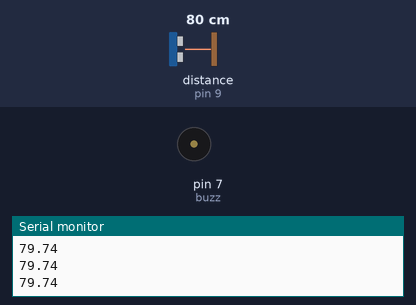
Recording of a sketch running on a simulated Arduino Uno, built with avr-gcc and run on an emulated ATmega328P. Parts: buzzer (waves = sounding, pin HIGH), the last lines printed to the serial monitor. Wiring (inferred from the names in the program): ultrasonic range finder: trigger pin 10; echo pin 9. The inputs (shaded band) are chosen by the test bench; at power-on: distance to the obstacle (sensor on pin 9) 80 cm. The echo pulse lasts 58.3 µs per cm; pins used as bus, display or sensor lines are not drawn.

Above: at 1.2 s.
1.3 s: distance to the obstacle (sensor on pin 9) set to 7 cm
2.9 s: distance to the obstacle (sensor on pin 9) set to 4 cm
At 3.7 s:
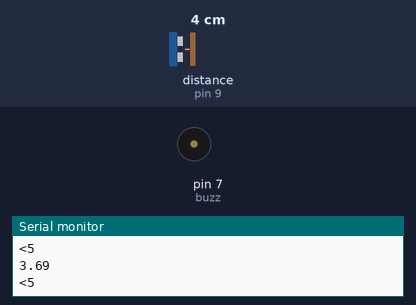
5.9 s: distance to the obstacle (sensor on pin 9) set to 9 cm
At 6.2 s:
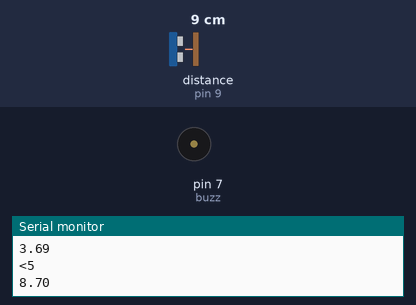
7.4 s: distance to the obstacle (sensor on pin 9) set to 2 cm
At 8.0 s:
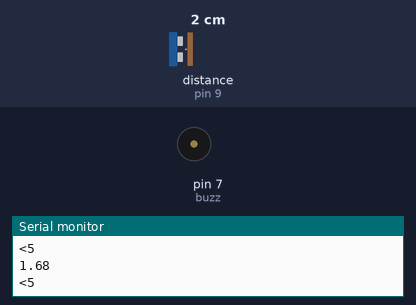
Timing chart, 0 to 11.4 s (numbered marks = the images above; inputs shaded):
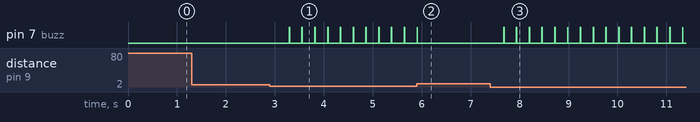

Measured:
- the behaviour switches between 6 and 5 cm on distance to the obstacle (sensor on pin 9) (found by bisection; images 0 and 1)
- after the input at 2.9 s, pin 7 (buzz): alternates HIGH for 0.01 s and LOW for 0.25 s, starting after 0.39 s
- after the input at 5.9 s, pin 7 (buzz): goes on until 5.9 s, then stays LOW
- after the input at 7.4 s, pin 7 (buzz): alternates HIGH for 0.01 s and LOW for 0.25 s, starting after 0.27 s

The sketch:

ultrasonic.ino
```cpp
int trig=10;
int echo=9;
int timeinmicro;
float distancecm;
int buzz=7;

void setup() {
  Serial.begin(9600);

  pinMode(trig,OUTPUT);
  pinMode(buzz,OUTPUT);
   pinMode(echo,INPUT);

}

void loop() {
 digitalWrite(trig,LOW);
 delayMicroseconds(10);
 digitalWrite(trig,HIGH);
  delayMicroseconds(10);
 digitalWrite(trig,LOW);
timeinmicro=pulseIn(echo,HIGH);
distancecm=(timeinmicro*0.034326)/2;
delay(250);
Serial.println(distancecm);
 if(distancecm<5){
  digitalWrite(buzz,HIGH);
  Serial.println("<5");
  delay(10);
 }
  digitalWrite(buzz,LOW);
}
```
